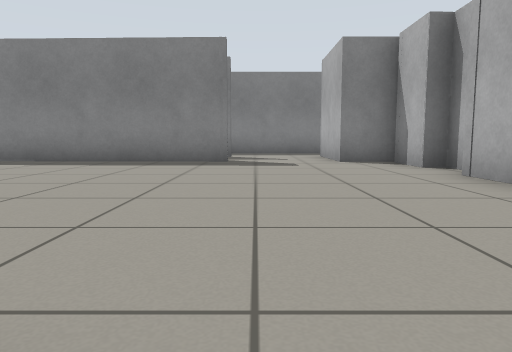
View 1 (above)

17 first-person views from a walk through a Gazebo world. The camera is 0.5 m above the floor, tilts 6° down and sees 70° across. The floor is counted in squares, 1 m on a side. Each view is taken from the middle of a square. On the plan, view 1 faces up. The plan holds only what a view shows up to about 9 squares ahead; the rest is blank.

View 2
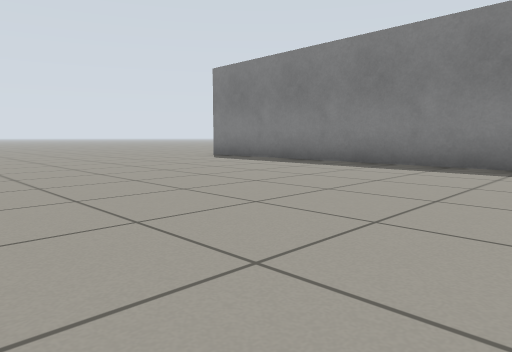

View 3
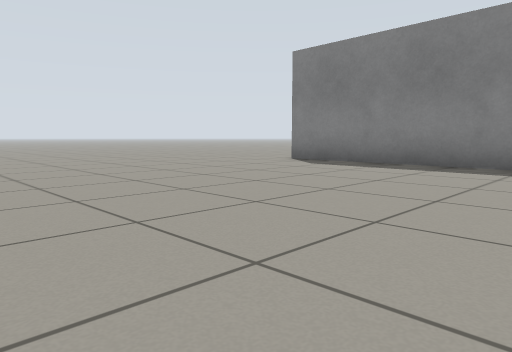

View 4
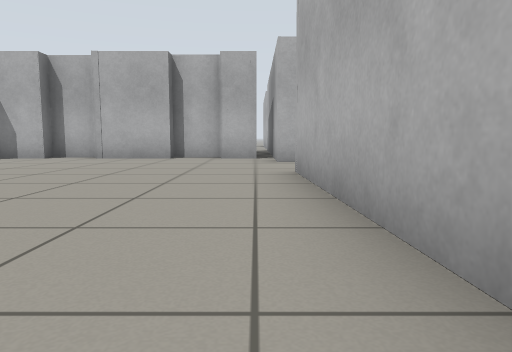

View 5
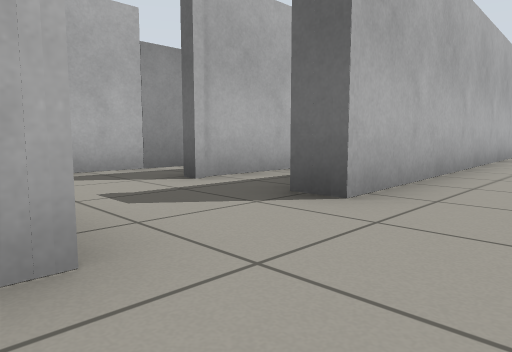

View 6
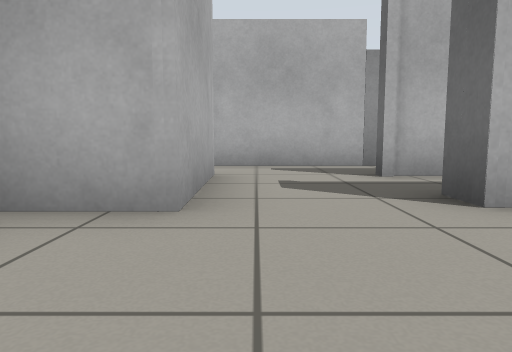

View 7
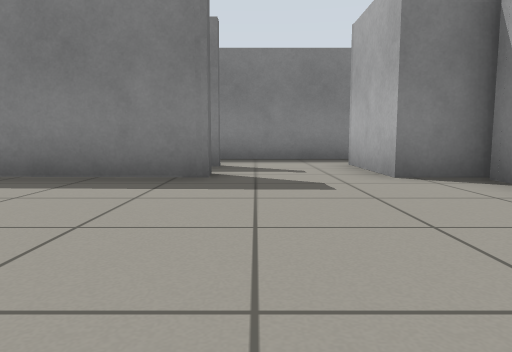

View 8
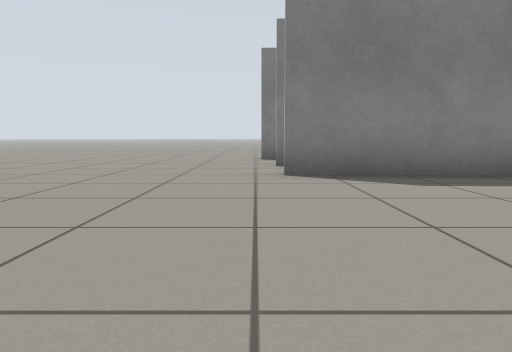

View 9
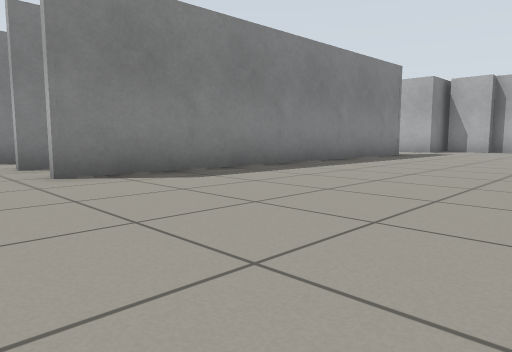

View 10
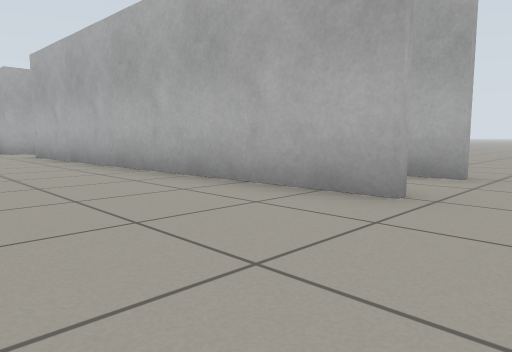

View 11
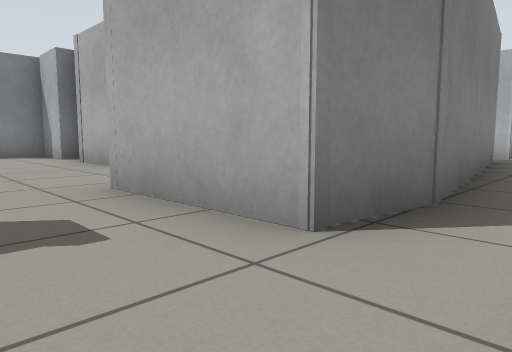

View 12
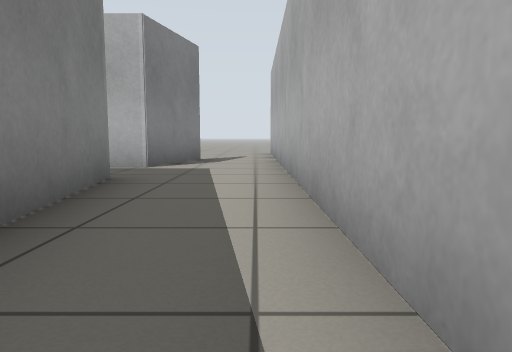

View 13
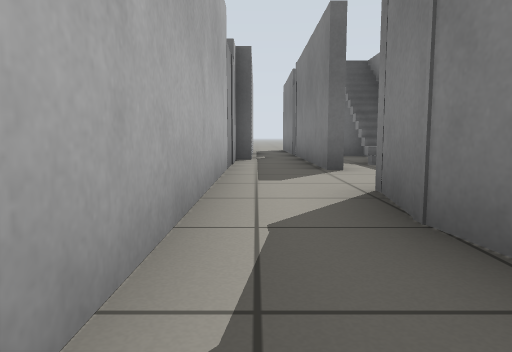

View 14
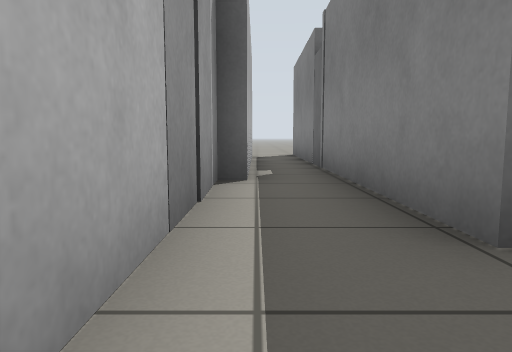

View 15
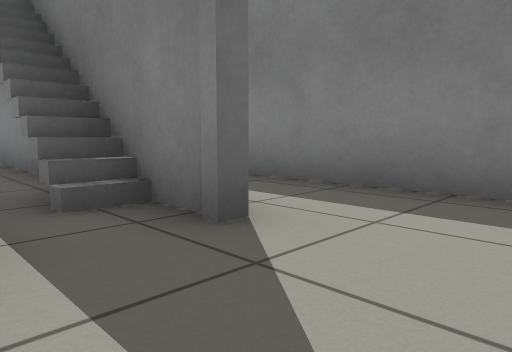

View 16
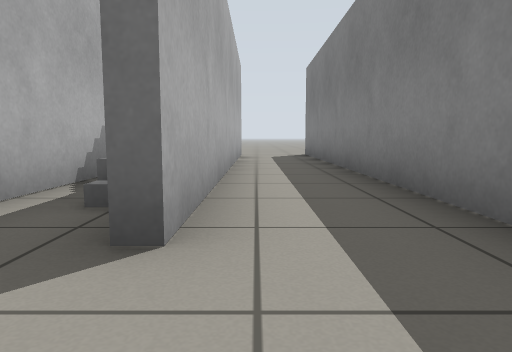

View 17
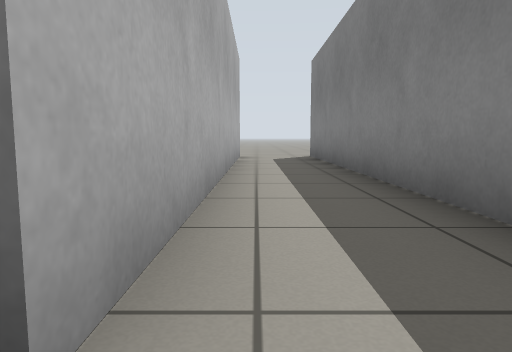

### Floor plan
Points are (right, up) in squares from view 1. A wall is a line through its corners. A room is listed if a view was taken in it or the views show most of it. See-through windows are left out.
Room 1 (views 1, 2, 3, 4, 5, 6, 7, 8, 9, 10, 11, 14, 15)
walls: (-0.6, 8.1) (-0.6, 7.6) (-9.7, 7.8); (-2.6, -1.8) (-0.5, -1.8); (-0.5, -1.9) (-5.2, -1.9); (2.8, 2.9) (2.8, 4.9); (-9.7, 0.1) (-0.6, 0.4) (-0.6, -0.3); (2.7, 6.1) (2.7, 7.3); (-3.3, -3.1) (-3.3, -3.5); (3.2, 5) (3.2, 6.1); (-9.1, 9.4) (-9.8, 9.4); (3.1, 1.8) (3.1, 3.1); (2.8, 0.9) (2.8, 1.9); (3, 7.4) (1.7, 7.5) (1.7, 9.8); (1.6, -1.8) (1.5, 0.5) (3, 0.6); (-0.5, -3.5) (1.5, -3.5)
ways out: opening at (2, -3) to room 2; opening at (-10.5, 8.5) to room 3; opening at (0.5, 8.5) to room 3; opening at (-10.5, 0)
Room 2 (views 12, 13)
walls: (8.5, -1.2) (2.8, -2); (10.2, -1.2) (10.2, -0.5); (3, -2.1) (1.6, -1.8); (1.5, -3.5) (10.5, -3.5)
ways out: opening at (2, -3) to room 1; opening at (9, -0.5); opening at (10, -3)
Room 3 (views 16, 17)
walls: (-4, 8) (-1.8, 8); (-1.5, 9.6) (-0.6, 9.6); (-8.9, 9.6) (-4.4, 9.6); (2.2, 11.5) (-9.9, 11.5)
ways out: opening at (-10.5, 8.5) to room 1; opening at (0.5, 8.5) to room 1; opening at (-11, 11)
objects: stairs (-4, 9) to (-2, 9)

Where each view was taken, in squares from view 1:
view 1: 0 up, 0 right, facing up
view 2: 1 up, 1 left, facing up-left
view 3: 1 up, 4 left, facing up-left
view 4: 1 up, 6 left, facing right
view 5: 2 up, 2 right, facing down-left
view 6: 3 up, 1 right, facing down
view 7: 3 up, 0 right, facing up
view 8: 3 up, 10 left, facing up
view 9: 3 up, 11 left, facing up-right
view 10: 3 up, 11 left, facing down-right
view 11: 3 down, 0 right, facing up-right
view 12: 3 down, 4 right, facing right
view 13: 3 down, 5 right, facing left
view 14: 3 down, 1 right, facing left
view 15: 8 up, 1 right, facing up-left
view 16: 10 up, 1 right, facing left
view 17: 10 up, 0 right, facing left
